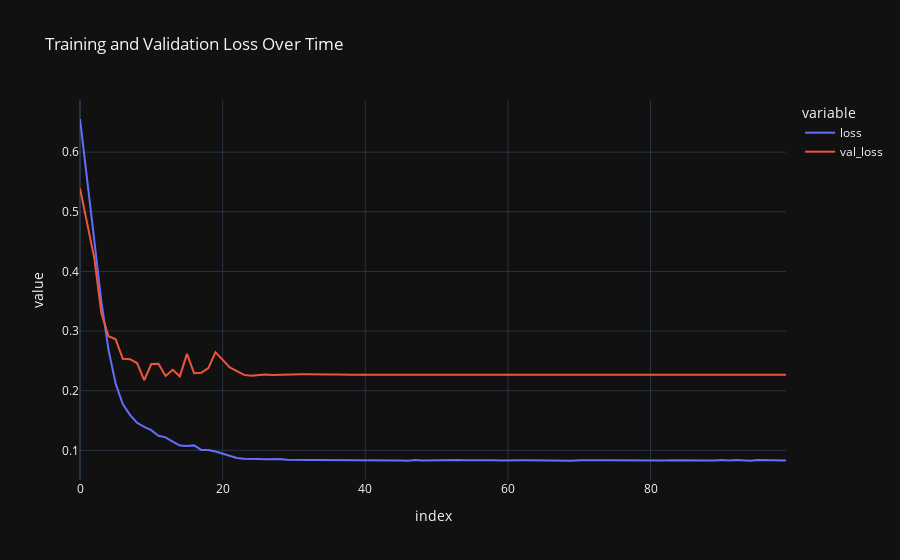

The code cell stored with this chart in its notebook:
### Markdown cell above
# Result

### Code cell
fig = px.line(
    history.history,
    y=['loss', 'val_loss'],
    labels={'x': "Epoch", 'y': "Loss"},
    title='Training and Validation Loss Over Time'
)

fig.show()
